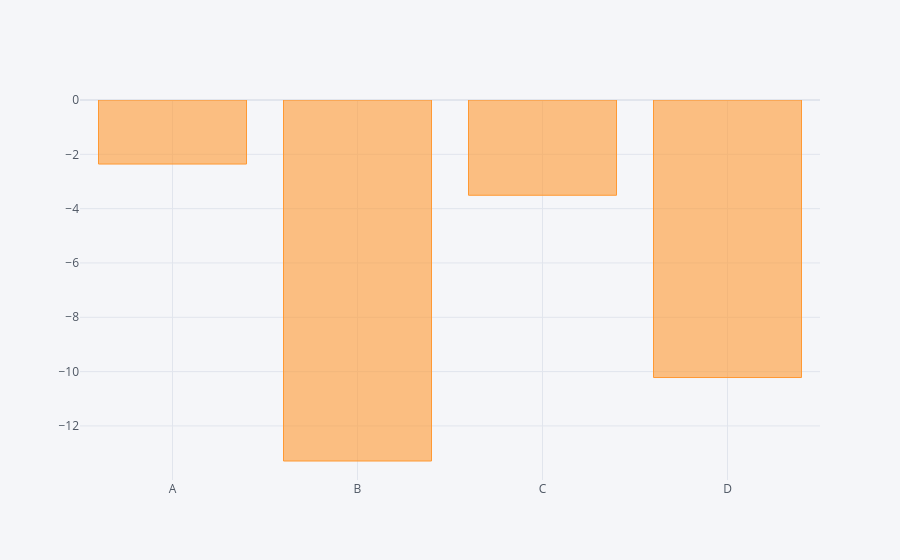

Here is the notebook cell this chart was saved with:
### Code cell
# bar plot
df.sum().iplot(kind='bar')

### Figure 1 — Plotly figure (JSON) as saved in the notebook; plotly's stock layout.template omitted (floating-point values rounded to 4 significant figures)
{"data": [{"marker": {"color": "rgba(255, 153, 51, 0.6)", "line": {"color": "rgba(255, 153, 51, 1.0)", "width": 1}}, "name": "None", "orientation": "v", "text": "", "type": "bar", "x": ["A", "B", "C", "D"], "y": [-2.358, -13.29, -3.507, -10.22]}], "layout": {"autosize": true, "legend": {"bgcolor": "#F5F6F9", "font": {"color": "#4D5663"}}, "paper_bgcolor": "#F5F6F9", "plot_bgcolor": "#F5F6F9", "title": {"font": {"color": "#4D5663"}}, "xaxis": {"autorange": true, "gridcolor": "#E1E5ED", "range": [-0.5, 3.5], "showgrid": true, "tickfont": {"color": "#4D5663"}, "title": {"font": {"color": "#4D5663"}, "text": ""}, "type": "category", "zerolinecolor": "#E1E5ED"}, "yaxis": {"autorange": true, "gridcolor": "#E1E5ED", "range": [-13.99, 0], "showgrid": true, "tickfont": {"color": "#4D5663"}, "title": {"font": {"color": "#4D5663"}, "text": ""}, "type": "linear", "zerolinecolor": "#E1E5ED"}}}
